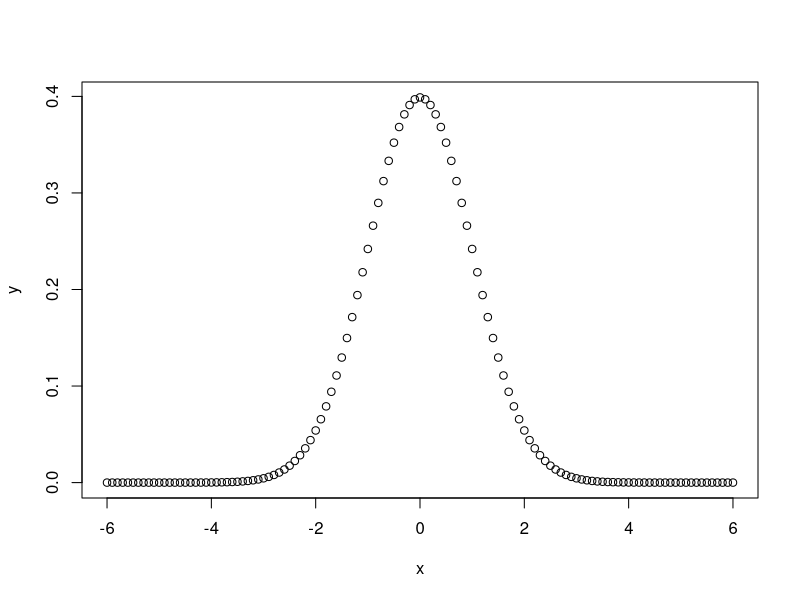
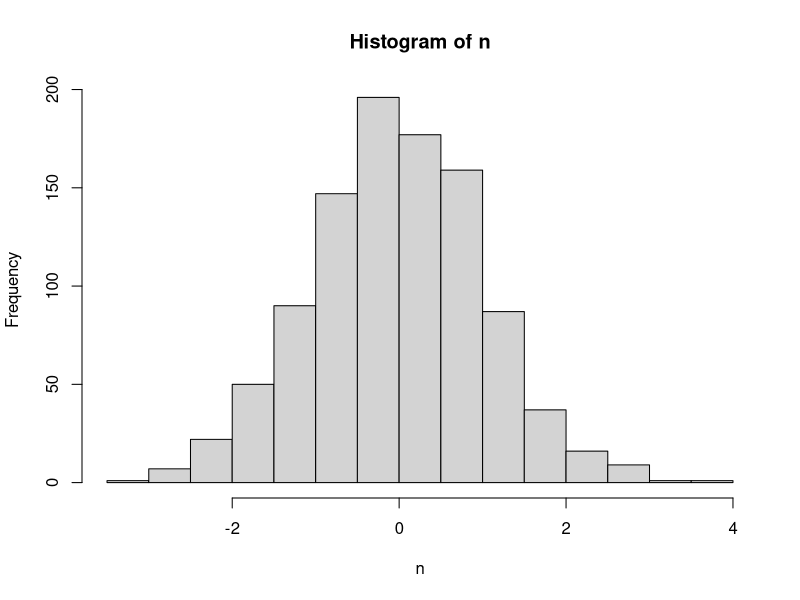
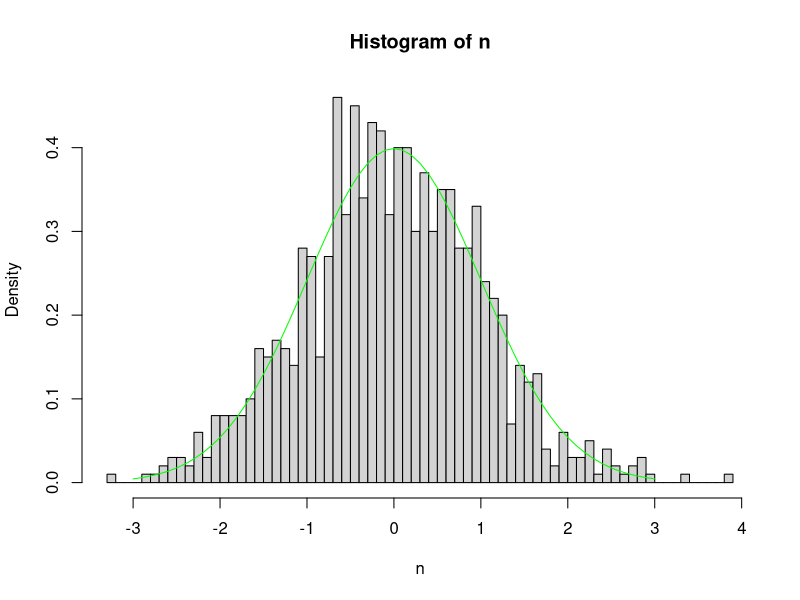
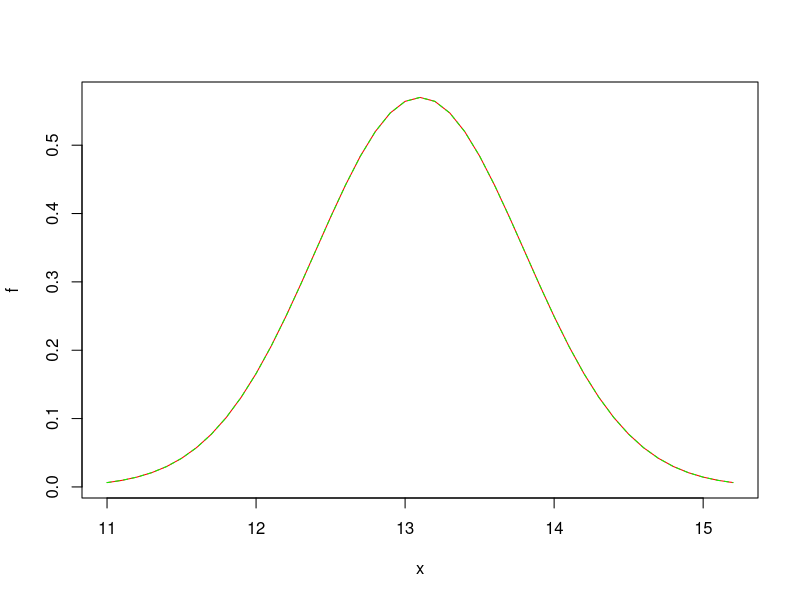
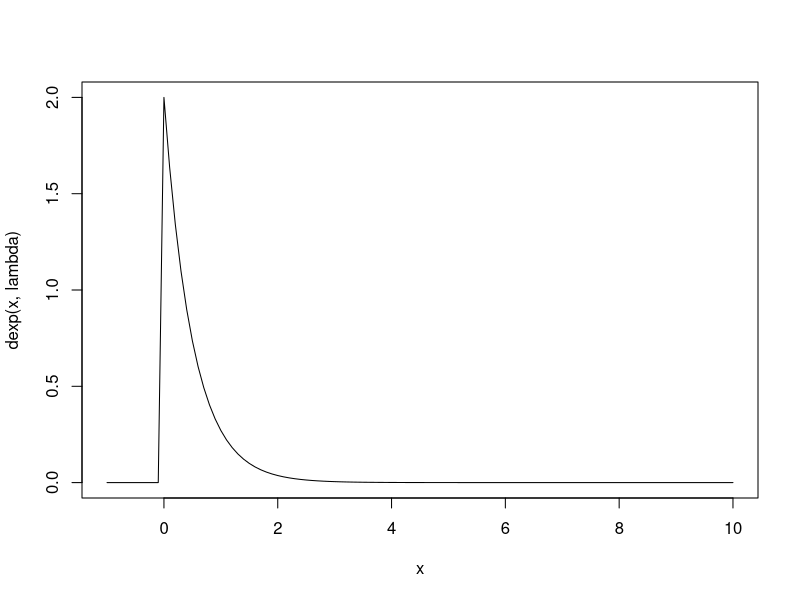
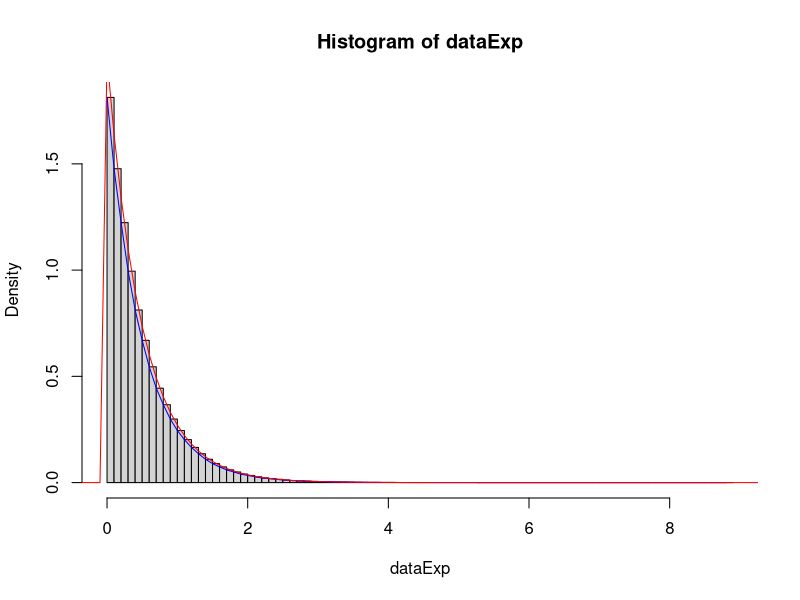

Generate these figures, in order, with R:
#introduzione Gaussiane

x=seq(from = -6, to = 6, by = 0.1)
y=dnorm(x, mean = 0, sd = 1, log = FALSE) #crea gaussiana con valor medio 0 e
plot(x,y)                        #varianza 1 da valutare per i valori definiti in x. 
z=rnorm(1, mean = 0, sd = 1)
n=rnorm(1000, mean = 0, sd = 1)
hist(n)
hist(n,breaks =70,freq=FALSE)
g=seq(-3,3,0.1)
lines(g,dnorm(g,mean=0,sd=1),type="l", col="green")

                                        #ES FIGHISSIMO GAUSSIANE#
#IN una popolazione di ragazze di età compresa tra i 18 e i 25 anni, la concentrazione di
#emoglobina nel sangue X approssima una distribuzione gaussiana con media =13.1 g/dl e
#deviazione standard =0.7 g/dl.
#In base a queste informazioni, si calcoli tramite l’utilizzo di R quante ragazze hanno
#emoglobina inclusa tra 12.26 e 13.52 g/dl.

# Punto 1. Plottare la distribuzione di emoglobina nel sangue delle ragazze tra 18 e 25 anni.

mu=13.1 # in grammi/dl media
sigma=0.7 # standard deviation

x=seq(11, 15.2, 0.1) #dato testo 

f=(1/sqrt(2*pi*sigma^2))*exp(-(x-mu)^2/(2*sigma^2)) # = a funzione: dnorm (x,mu,sd)
plot(x,f, type="l", col="red")
                                          #per l'appunto:
y=dnorm(x, mean=mu, sd=sigma, log=FALSE)
lines(x,y,type="l", lty=2, col="green")

#Punto 2: Usare la funzione pnorm per calcolare la CDF
                           #NB pnorm()
#La funzione pnorm(q) restituisce l’integrale da -Inf a q della pdf
#della normale. Pnorm() ha gli stessi valori di default di mu e
#sigma (mean e sd) della funzione dnorm()

Fb=pnorm(13.52, mean=mu, sd=sigma) #funzione
Fzb=pnorm((13.52-mu)/sigma) #formula

Fa=pnorm(12.26, mean=mu, sd=sigma)
Fza=pnorm((12.26-mu)/sigma)

#Punto 3: Calcolare la probabilità di avere l'emoglobina compresa tra 12.26 g/dl e 13.52 g/dl:
P=(Fb-Fa)*100
Pz=(Fzb-Fza)*100

#introduzione Esponenziali

# help rexp #dexp #pexp #qexp
rm(list=ls())
x<-seq(-1,10, 0.1)
lambda=2
plot(x, dexp(x, lambda), type='l')

# generiamo un vettore di dati esponenziali
n=1000000
dataExp<-rexp(n, rate=lambda)
histData <- hist(dataExp, breaks = 70, freq = FALSE)
#plot(histData$counts/n, type='l')

h=histData$breaks[2]
xx=seq(min(dataExp),max(dataExp),h)
lines(xx,histData$counts/n/(h), type='l', col="blue")
lines(x, dexp(x, lambda), type='l', col="red")

#hist(dataExp, breaks = 70, freq = FALSE)
#lines(x, dexp(x, lambda), type='l', col="red")

